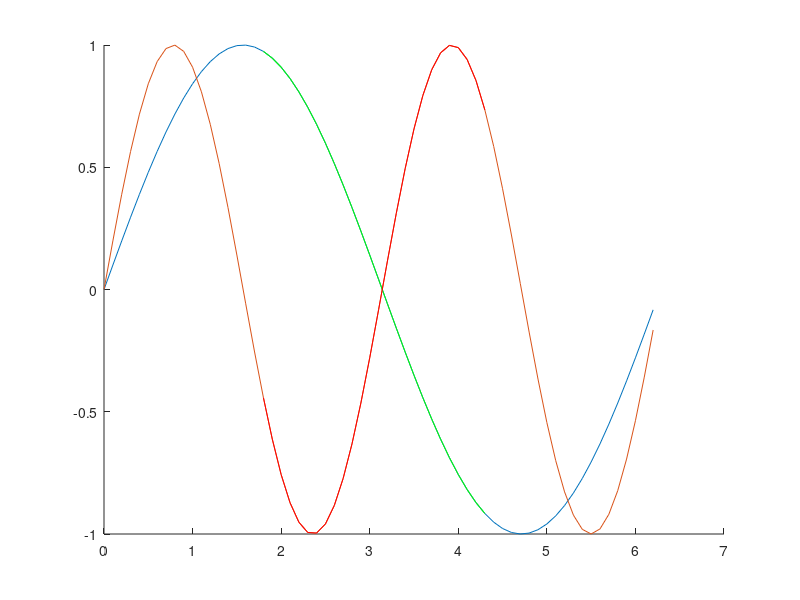

The MATLAB script that drew this image:
close all
x = 0:0.1:2*pi;
y = sin(x);
figureToPlotTo = figure;
		set(figureToPlotTo,'position',[10 10 1200 300],'visible','on');	
		
plot(x,y)
hold on
y2 = sin(2*x);
plot(x,y2)
plot(x(19:44),y(19:44),'g')
plot(x(19:44),y2(19:44),'r')
box('off')
print('-dpng',['-S' num2str(1200) ',' num2str(300)],'whatever');
		close(figureToPlotTo);